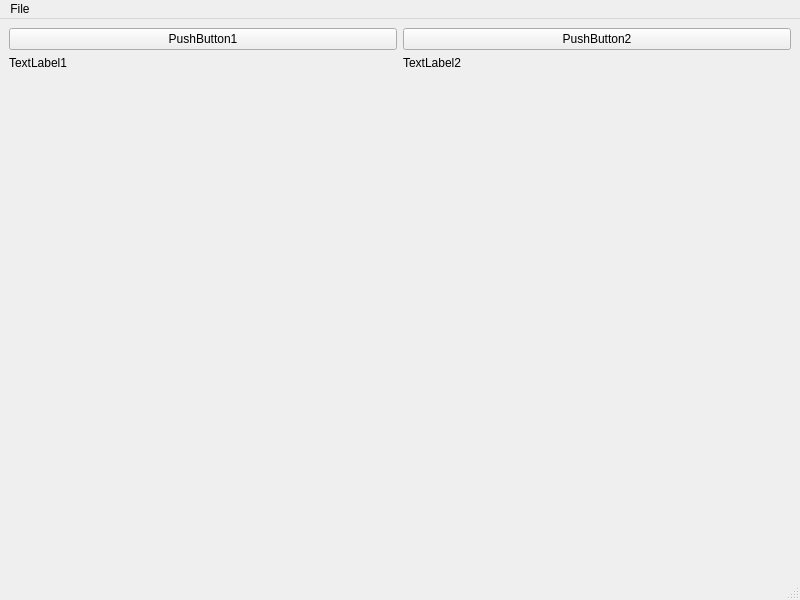
<?xml version="1.0" encoding="UTF-8"?>
<ui version="4.0">
 <class>MainWindow</class>
 <widget class="QMainWindow" name="MainWindow">
  <property name="geometry">
   <rect>
    <x>0</x>
    <y>0</y>
    <width>800</width>
    <height>600</height>
   </rect>
  </property>
  <property name="windowTitle">
   <string>MainWindow</string>
  </property>
  <widget class="QWidget" name="centralwidget">
   <layout class="QGridLayout" name="gridLayout_2">
    <item row="0" column="1">
     <widget class="QPushButton" name="pushButton_2">
      <property name="text">
       <string>PushButton2</string>
      </property>
     </widget>
    </item>
    <item row="1" column="0">
     <widget class="QLabel" name="label">
      <property name="text">
       <string>TextLabel1</string>
      </property>
     </widget>
    </item>
    <item row="1" column="1">
     <widget class="QLabel" name="label_2">
      <property name="text">
       <string>TextLabel2</string>
      </property>
     </widget>
    </item>
    <item row="0" column="0">
     <layout class="QGridLayout" name="gridLayout">
      <item row="0" column="0">
       <widget class="QPushButton" name="pushButton">
        <property name="text">
         <string>PushButton1</string>
        </property>
       </widget>
      </item>
     </layout>
    </item>
    <item row="2" column="0">
     <spacer name="verticalSpacer">
      <property name="orientation">
       <enum>Qt::Vertical</enum>
      </property>
      <property name="sizeHint" stdset="0">
       <size>
        <width>20</width>
        <height>40</height>
       </size>
      </property>
     </spacer>
    </item>
   </layout>
  </widget>
  <widget class="QMenuBar" name="menubar">
   <property name="geometry">
    <rect>
     <x>0</x>
     <y>0</y>
     <width>800</width>
     <height>22</height>
    </rect>
   </property>
   <widget class="QMenu" name="menuFile">
    <property name="title">
     <string>File</string>
    </property>
   </widget>
   <addaction name="menuFile"/>
  </widget>
  <widget class="QStatusBar" name="statusbar"/>
 </widget>
 <resources/>
 <connections/>
</ui>
